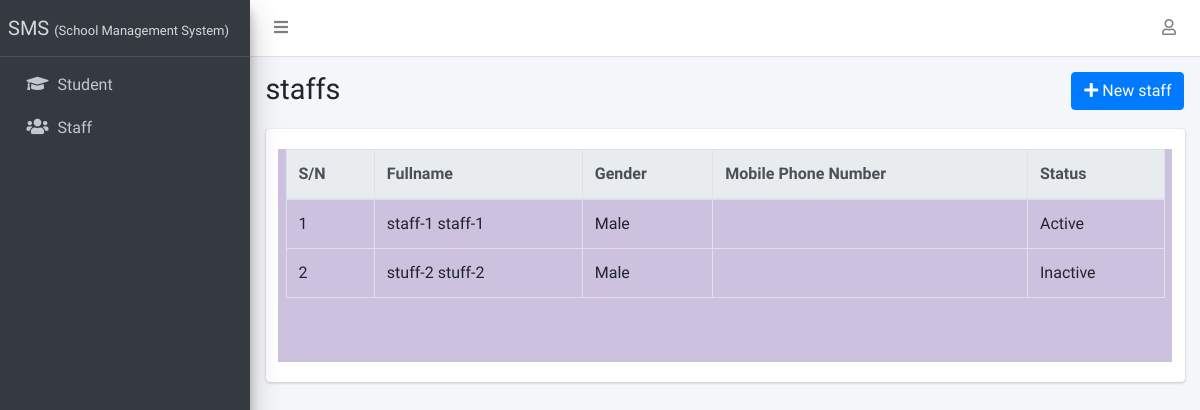
The page /staff/list/ on the database as committed earlier.
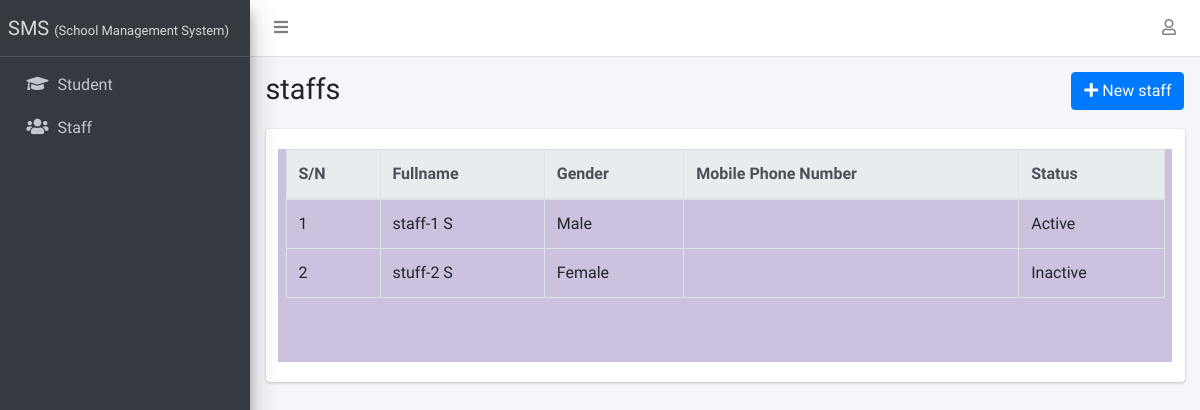
The same page on the database as committed later.
### apps/staffs/models.py (models this page shows, shortened)
class Staff(models.Model):
    STATUS = [("active", "Active"), ("inactive", "Inactive")]
    GENDER = [("male", "Male"), ("female", "Female")]
    current_status = models.CharField(max_length=10, choices=STATUS, default="active")
    surname = models.CharField(max_length=200)
    firstname = models.CharField(max_length=200)
    other_name = models.CharField(max_length=200, blank=True)
    gender = models.CharField(max_length=10, choices=GENDER, default="male")
    date_of_birth = models.DateField(default=timezone.now)
    date_of_admission = models.DateField(default=timezone.now)
    mobile_num_regex = RegexValidator(
        regex="^[0-9]{10,15}$", message="Entered mobile number isn't in a right format!"
    )
    mobile_number = models.CharField(
        validators=[mobile_num_regex], max_length=13, blank=True
    )
    address = models.TextField(blank=True)
    others = models.TextField(blank=True)

### apps/staffs/views.py (the view)
# urls.py: path("list/", StaffListView.as_view(), name="staff-list"),
class StaffListView(ListView):
    model = Staff

### apps/corecode/context_processors.py (called while the page is built)
def site_defaults(request):
    current_session = AcademicSession.objects.get(current=True)
    current_term = AcademicTerm.objects.get(current=True)
    vals = SiteConfig.objects.all()
    contexts = {
        "current_session": current_session.name,
        "current_term": current_term.name,
    }
    for val in vals:
        contexts[val.key] = val.value
    return contexts

### apps/staffs/templates/staffs/staff_list.html (shortened to what this page needs)
{% extends 'base.html' %}
{% block title %}staffs{% endblock title %}
{% block breadcrumb %}
<a class="btn btn-primary" href="{% url 'staff-create' %}"><i
    class="fas fa-plus"></i> New staff</a>
{% endblock breadcrumb %}
{% block content %}
  <table id="stafftable" class="table table-bordered table-hover">
     <caption>&nbsp;</caption>
    <thead class="thead-light">
      <tr>
        <th>S/N</th>
        <th>Fullname</th>
        <th>Gender</th>
        <th>Mobile Phone Number</th>
        <th>Status</th>
      </tr>
    </thead>
    <tbody>
      {% for staff in object_list %}
        <tr class='clickable-row' data-href="{% url 'staff-detail' staff.id %}">
          <td>{{ forloop.counter}}</td>
          <td>{{ staff.surname}} {{staff.firstname }} {{staff.other_name }}</td>
          <td>{{ staff.get_gender_display}}</td>
          <td>{{ staff.parent_mobile_number}}</td>
          <td>{{ staff.get_current_status_display}}</td>
        </tr>
      {% endfor %}
    </tbody>
  </table>
{% endblock content %}

Rows that differ between the two databases and show on the page:
changed Staff "staff-1": firstname "staff-1" → "S"
changed Staff "stuff-2": firstname "stuff-2" → "S"; gender "Male" → "Female"
